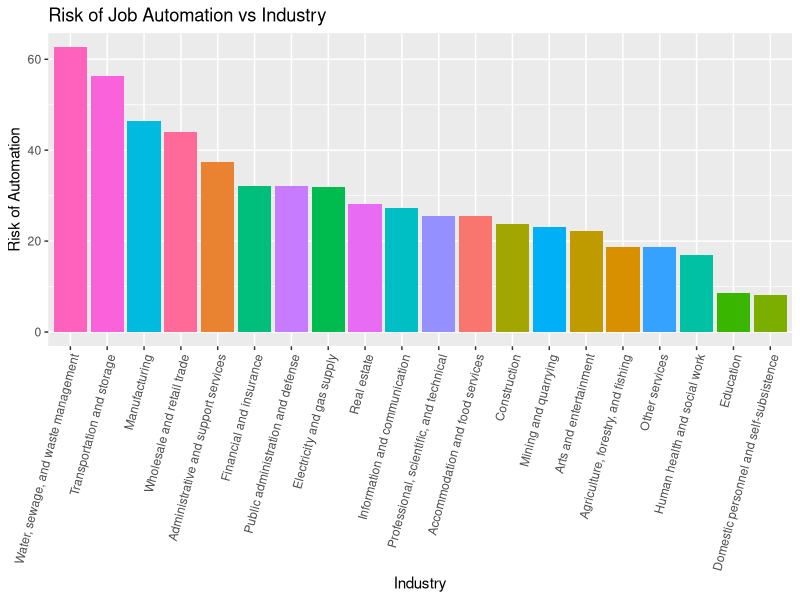

Recreate this plot in R.
## ---- chunk 1
#| echo: false
#| message: false
library(tidyverse)
options(scipen=999)

automation <- read.csv("automation.csv")

automation2 <- automation[order(automation$Risk.of.Job.Automation, decreasing = TRUE),]



graphic11 <- ggplot(automation2, mapping = aes(y=Risk.of.Job.Automation, x= reorder(Industry, -`Risk.of.Job.Automation`), fill = Industry)) +
         geom_bar(stat = "identity") +
  labs(title="Risk of Job Automation vs Industry",
       y="Risk of Automation",
       x="Industry") +
  theme(axis.text.x = element_text(angle = 75, hjust = 1)) +

  theme(legend.position = "none") 



graphic11
